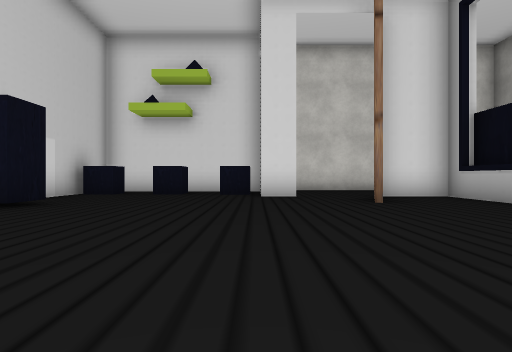
view 1 (above)

14 first-person views from a walk through a Unity game level. The camera is 0.24 m above the floor, looks level and sees 75° across. The floor is counted in squares, 0.5 m on a side. Each view is taken from the middle of a square. On the plan, view 1 faces up. The plan holds only what a view shows up to about 9 squares ahead; the rest is blank. The player is left out. Some surface patterns are stand-ins.

view 2
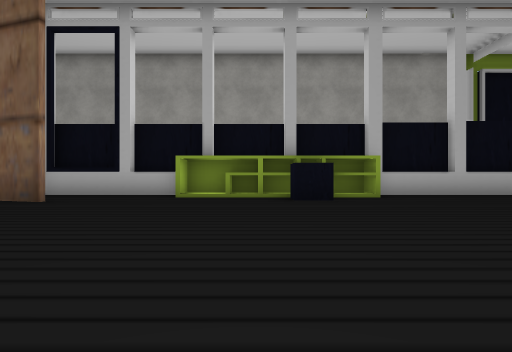

view 3
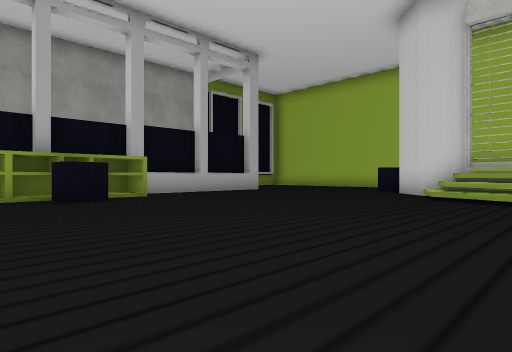

view 4
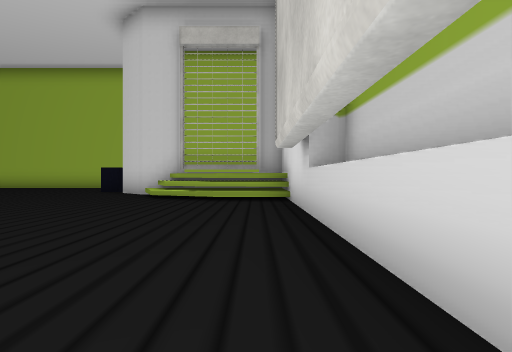

view 5
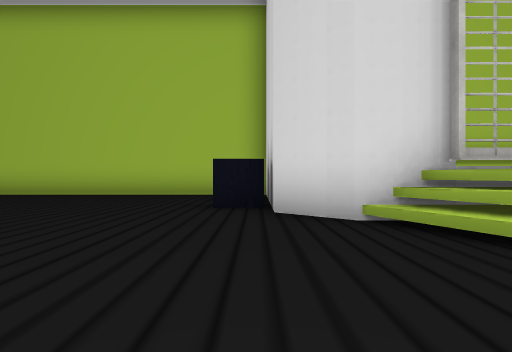

view 6
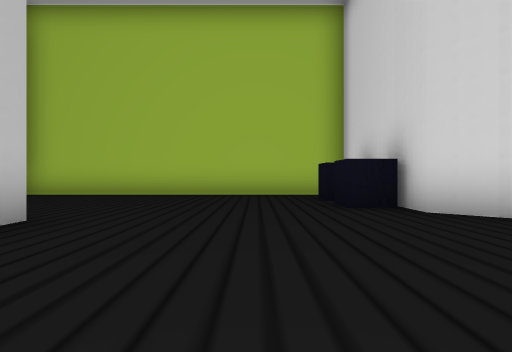

view 7
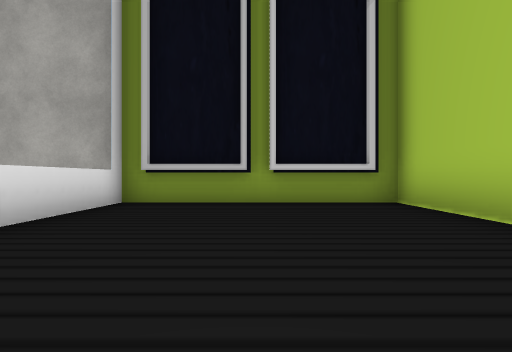

view 8
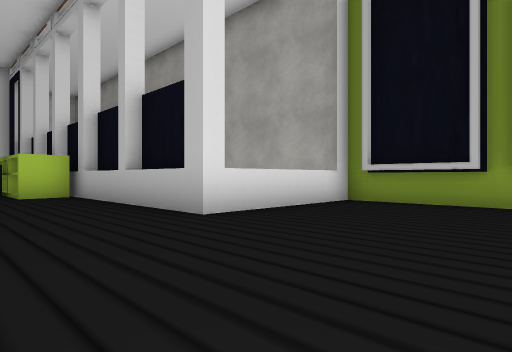

view 9
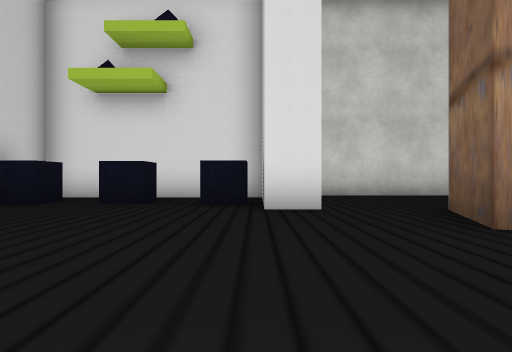

view 10
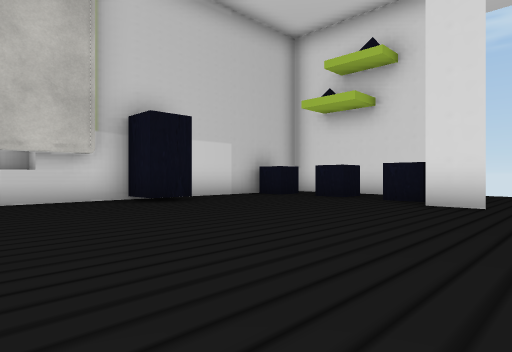

view 11
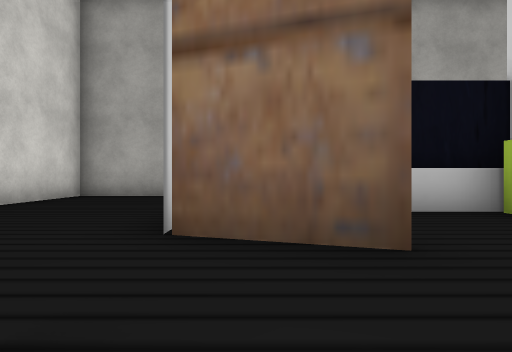

view 12
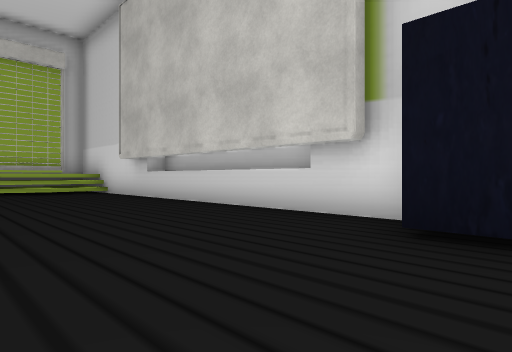

view 13
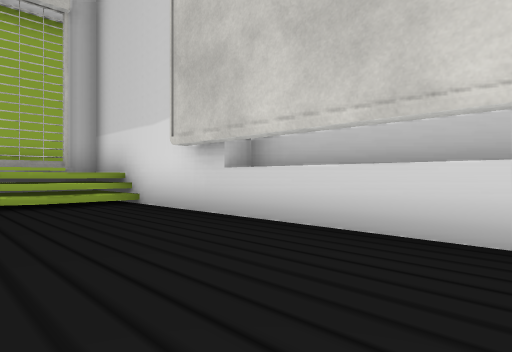

view 14
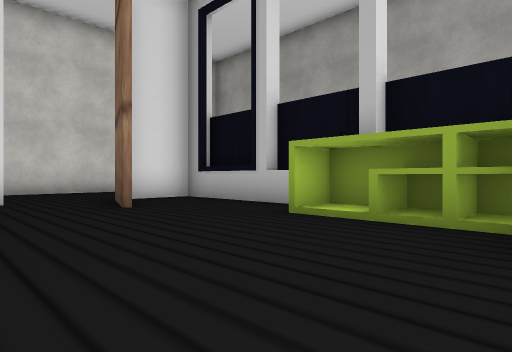

### Floor plan
Points are (right, up) in squares from view 1. A wall is a line through its corners. A room is listed if a view was taken in it or the views show most of it. See-through windows are left out.
Room 1 (views 1, 2, 3, 4, 5, 6, 7, 8, 9, 10, 11, 12, 13, 14)
walls: (2.5, 0.4) (2.5, 1.2) (3.4, 1.2); (3.3, -0.7) (4.2, -0.7) (4.2, 0.1); (3.6, 0.5) (3.1, 0.4); (4.4, -0.8) (3.4, -0.8) (3.4, 2.7); (4.2, 1) (4.2, 3.7) (3.4, 3.7); (4.8, -3) (4.8, -1.2); (4.2, 2.6) (3.4, 2.6); (-2.6, -4.4) (-2.2, -4.6) (-1.8, -5.6); (-1.2, -5.5) (-0.2, -6.4) (-0.3, -7.5); (4.8, -4.8) (4.8, -3.3); (4.5, 3.6) (4.5, 7.8) (2.7, 7.8); (-2.6, -5.6) (-1.1, -5.6); (0.6, -7) (0.6, -7.8); (4.8, 4) (4.8, 5.2); (-4.7, -4.1) (-3.2, -4.2) (-2.7, -4.4); (2.1, 6) (2.7, 7.7); (0.6, -8.4) (0.6, -9.1); (-5.1, 3.4) (-5.1, -1.2); (-4.7, 4.6) (-4.7, -5.6); (8.1, -5.6) (4.5, -5.6) (4.5, -0.3); (-0.3, -9.5) (-0.3, -10.6) (8, -10.6) (8, -5.9); (1, 7.8) (0.1, 7.8) (0.1, 10.1); (-0.2, 8.5) (-1, 8.5); (7.8, -7.9) (7.8, -6); (-1.9, 8.7) (-2.8, 8.7); (-3.7, 8.5) (-4.5, 8.5); (7.8, -10.1) (7.8, -8.3); (-4.7, 9) (-4.7, 6.5)
low walls: (-4.7, -3.5) (-3.2, -3.6) (-1.7, -4.2) (-1.2, -5.5); (-4.7, -3.8) (-3.2, -3.9) (-2, -4.4) (-1.5, -5.6)
ways out: gap at (1, 8)
objects: pillar (-5, 5) to (-4, 6); other object (-4, -6) to (-3, -5)

Positions as (right, up) in squares from view 1, and headings:
1: (0, 0), facing up
2: (-4, 2), facing right
3: (-4, 3), facing down-right
4: (-4, 3), facing down
5: (0, -2), facing down
6: (2, -2), facing down
7: (2, -8), facing right
8: (2, -9), facing up-right
9: (0, 3), facing up
10: (2, 2), facing up-left
11: (0, 7), facing right
12: (-1, 6), facing down-left
13: (-2, 2), facing down-left
14: (0, 1), facing up-right
